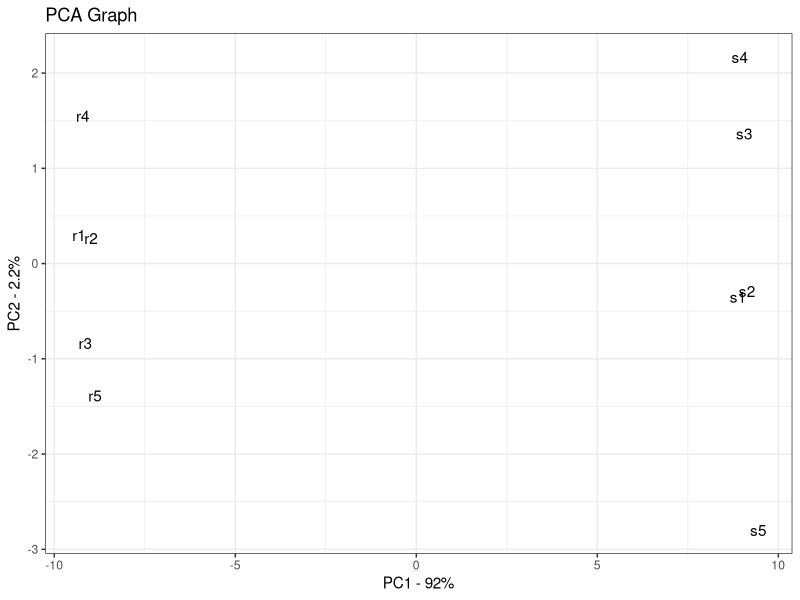
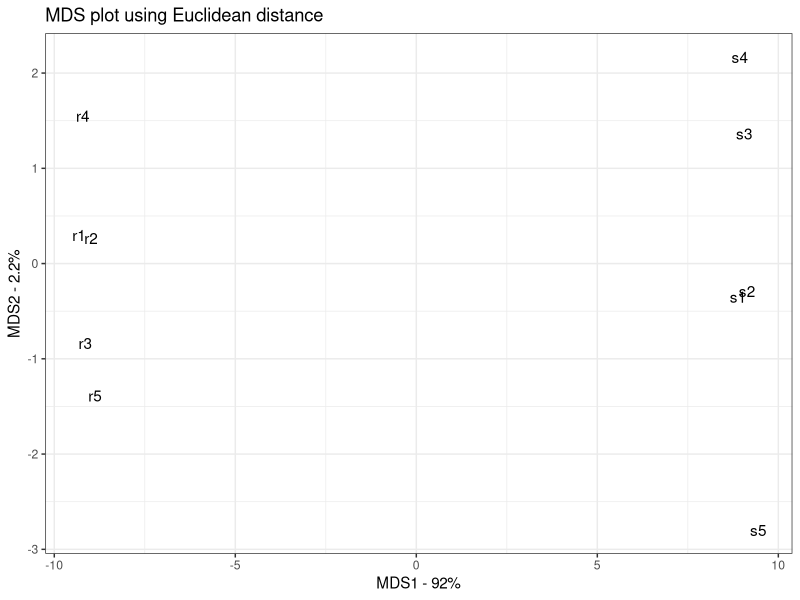
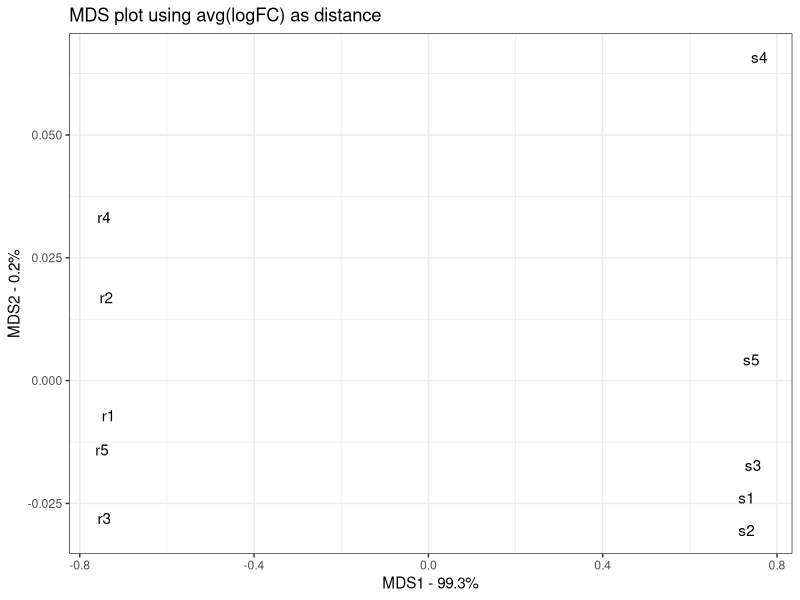

These charts were generated, in order, by the following R code:
##########################################################################
######## Principal Coordinate Analysis / Multidimensional Scaling ########
##########################################################################

### load libraries ###
library(ggplot2)
######################


## generate a toy dataset of 100 parameter readings 'p' for 10 objects 'r' and 's' ##
data.matrix <- matrix(nrow=100, ncol=10)
colnames(data.matrix) <- c(paste("r", 1:5, sep=""), paste("s", 1:5, sep=""))
rownames(data.matrix) <- paste("p", 1:100, sep="")

for (i in 1:100) {
  r.values <- rpois(5, lambda=sample(x=10:1000, size=1))   # generate five values from a Poisson distribution
  s.values <- rpois(5, lambda=sample(x=10:1000, size=1))
  data.matrix[i,] <- c(r.values, s.values) # insert the readings data for each variable / row
}


######## For comparison, construct a PCA plot of the same data ########
pca <- prcomp(t(data.matrix), 
              #center=T, 
              scale=T)
pca.var <- pca$sdev^2   # compute variance of each PC
pca.var.per <- round(pca.var/sum(pca.var)*100, 1)   # compute percentage variances

pca.data <- data.frame(Object=rownames(pca$x), PC1=pca$x[,1], PC2=pca$x[,2])   # column named 'Object' is the ID column

ggplot(data=pca.data, aes(x=PC1, y=PC2, label=Object)) + 
geom_text() +   # plots object/record/sample labels rather than points
theme_bw() +   # plot background theme
xlab(paste("PC1 - ", pca.var.per[1], "%", sep="")) +
ylab(paste("PC2 - ", pca.var.per[2], "%", sep="")) +
ggtitle("PCA Graph")
####################################################################



######## Construct an MDS plot of the data (Euclidean distance) ########
distance.matrix <- dist(scale(t(data.matrix),   # compute distance matrix using the Euclidean metric
                              center=TRUE, 
                              scale=TRUE), 
                        method="euclidean")

mds <- cmdscale(distance.matrix,   # cmdscale(): classical (metric) multidimensional scaling
                eig=TRUE,   # return the eigenvalues of the eigenvalue decomposition
                x.ret=TRUE   # return the double centred version of the dist matrix
                ) 

mds.var.per <- round(mds$eig/sum(mds$eig)*100, 1) # compute percentage variation that each MDS axis accounts for

mds.values <- mds$points
mds.data <- data.frame(Object=rownames(mds.values), MDS1=mds.values[,1], MDS2=mds.values[,2])

ggplot(data=mds.data, aes(x=MDS1, y=MDS2, label=Object)) + 
geom_text() +
theme_bw() +
xlab(paste("MDS1 - ", mds.var.per[1], "%", sep="")) +
ylab(paste("MDS2 - ", mds.var.per[2], "%", sep="")) +
ggtitle("MDS plot using Euclidean distance")   # using Eucl. dist, identical to PCA plot.
###########################################################



######## Construct another MDS plot of the data (Mean log_2(fold change) distance) ########

# log(fold change) defined as log_2(sample/previous sample) = log_2(sample) - log_2(prev sample)
log2.data.matrix <- log2(data.matrix) # log base 2 of dataset

log2.distance.matrix <- matrix(0,   # create an empty distance matrix to store our manually calculated distances
                          nrow=ncol(log2.data.matrix),
                          ncol=ncol(log2.data.matrix),
                          dimnames=list(colnames(log2.data.matrix),colnames(log2.data.matrix)))

for(i in 1:ncol(log2.distance.matrix)) {   # compute the distance matrix using avg(absolute value(log_2(FC) ) )
  for(j in 1:i) {
    log2.distance.matrix[i, j] <-
      mean(abs(log2.data.matrix[,i] - log2.data.matrix[,j]) )
  }
} # actually populates only the lower triangle of the distance matrix

mds_lf <- cmdscale(as.dist(log2.distance.matrix),   # ls: 'log(fold)', 'as.dist()' tells R to use our custom dist matrix
                      eig=TRUE,
                      x.ret=TRUE)

mds_lf.var.per <- round(mds_lf$eig/sum(mds_lf$eig)*100, 1)   # compute percentage variation that each MDS axis accounts for

mds_lf.values <- mds_lf$points
mds_lf.data <- data.frame(Object=rownames(mds_lf.values), MDS1=mds_lf.values[,1], MDS2=mds_lf.values[,2])

ggplot(data=mds_lf.data, aes(x=MDS1, y=MDS2, label=Object)) +
  geom_text() +
  theme_bw() +
  xlab(paste("MDS1 - ", mds_lf.var.per[1], "%", sep="")) +
  ylab(paste("MDS2 - ", mds_lf.var.per[2], "%", sep="")) +
  ggtitle("MDS plot using avg(logFC) as distance")   # this MDS plot differs from the PCA and Euclidean MDS plots

